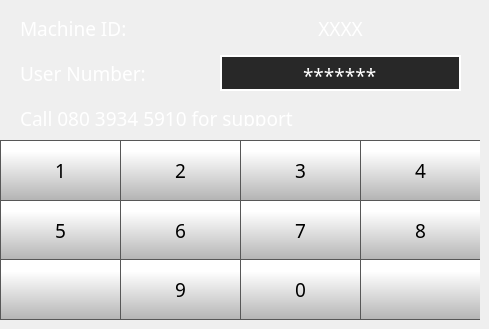
    <widget class="QWidget" name="pgLock">
     <widget class="QLabel" name="passwordlabel_2">
      <property name="geometry">
       <rect>
        <x>20</x>
        <y>20</y>
        <width>171</width>
        <height>16</height>
       </rect>
      </property>
      <property name="font">
       <font>
        <family>Gotham Light</family>
        <pointsize>14</pointsize>
        <weight>50</weight>
        <bold>false</bold>
       </font>
      </property>
      <property name="styleSheet">
       <string notr="true">color: rgb(255, 255, 255);</string>
      </property>
      <property name="text">
       <string>Machine ID:</string>
      </property>
     </widget>
     <widget class="QLineEdit" name="pgLock_pin">
      <property name="geometry">
       <rect>
        <x>220</x>
        <y>55</y>
        <width>241</width>
        <height>36</height>
       </rect>
      </property>
      <property name="font">
       <font>
        <family>Gotham</family>
        <pointsize>14</pointsize>
       </font>
      </property>
      <property name="styleSheet">
       <string notr="true">color: white;
background-color: rgb(40, 40, 40);
selection-color: rgb(40, 40, 40);
padding-top: 5;
border: 2px solid white;</string>
      </property>
      <property name="inputMask">
       <string/>
      </property>
      <property name="text">
       <string>*******</string>
      </property>
      <property name="maxLength">
       <number>8</number>
      </property>
      <property name="frame">
       <bool>false</bool>
      </property>
      <property name="alignment">
       <set>Qt::AlignCenter</set>
      </property>
      <property name="readOnly">
       <bool>true</bool>
      </property>
     </widget>
     <widget class="QLabel" name="pgLock_HID">
      <property name="geometry">
       <rect>
        <x>220</x>
        <y>20</y>
        <width>241</width>
        <height>16</height>
       </rect>
      </property>
      <property name="font">
       <font>
        <family>Gotham Light</family>
        <pointsize>14</pointsize>
        <weight>50</weight>
        <bold>false</bold>
       </font>
      </property>
      <property name="styleSheet">
       <string notr="true">color: rgb(255, 255, 255);</string>
      </property>
      <property name="text">
       <string>XXXX</string>
      </property>
      <property name="alignment">
       <set>Qt::AlignCenter</set>
      </property>
     </widget>
     <widget class="QPushButton" name="pgLock_bt1">
      <property name="geometry">
       <rect>
        <x>0</x>
        <y>140</y>
        <width>120</width>
        <height>60</height>
       </rect>
      </property>
      <property name="font">
       <font>
        <family>Gotham Medium</family>
        <pointsize>14</pointsize>
        <weight>50</weight>
        <bold>false</bold>
       </font>
      </property>
      <property name="styleSheet">
       <string notr="true">QPushButton {
     border: 1px solid rgb(87, 87, 87);
	border-right: none;
border-bottom: none;
	background-color: qlineargradient(spread:pad, x1:0, y1:1, x2:0, y2:0.188, stop:0 rgba(180, 180, 180, 255), stop:1 rgba(255, 255, 255, 255));
    

}

QPushButton:pressed {

    background-color: qlineargradient(x1: 0, y1: 0, x2: 0, y2: 1,
                                      stop: 0 #dadbde, stop: 1 #f6f7fa);
}

QPushButton:flat {
    border: none; /* no border for a flat push button */
}

QPushButton:default {
    border-color: navy; /* make the default button prominent */
}

QPushButton:focus {
	outline: none;
}</string>
      </property>
      <property name="text">
       <string>1</string>
      </property>
     </widget>
     <widget class="QPushButton" name="pgLock_bt7">
      <property name="geometry">
       <rect>
        <x>240</x>
        <y>200</y>
        <width>120</width>
        <height>60</height>
       </rect>
      </property>
      <property name="font">
       <font>
        <family>Gotham Medium</family>
        <pointsize>14</pointsize>
        <weight>50</weight>
        <bold>false</bold>
       </font>
      </property>
      <property name="styleSheet">
       <string notr="true">QPushButton {
     border: 1px solid rgb(87, 87, 87);
	border-right: none;
	background-color: qlineargradient(spread:pad, x1:0, y1:1, x2:0, y2:0.188, stop:0 rgba(180, 180, 180, 255), stop:1 rgba(255, 255, 255, 255));
    

}

QPushButton:pressed {

    background-color: qlineargradient(x1: 0, y1: 0, x2: 0, y2: 1,
                                      stop: 0 #dadbde, stop: 1 #f6f7fa);
}

QPushButton:flat {
    border: none; /* no border for a flat push button */
}

QPushButton:default {
    border-color: navy; /* make the default button prominent */
}

QPushButton:focus {
	outline: none;
}</string>
      </property>
      <property name="text">
       <string>7</string>
      </property>
     </widget>
     <widget class="QPushButton" name="pgLock_bt9">
      <property name="geometry">
       <rect>
        <x>120</x>
        <y>260</y>
        <width>120</width>
        <height>60</height>
       </rect>
      </property>
      <property name="font">
       <font>
        <family>Gotham Medium</family>
        <pointsize>14</pointsize>
        <weight>50</weight>
        <bold>false</bold>
       </font>
      </property>
      <property name="styleSheet">
       <string notr="true">QPushButton {
     border: 1px solid rgb(87, 87, 87);
	border-right: none;
	border-top: none;
	background-color: qlineargradient(spread:pad, x1:0, y1:1, x2:0, y2:0.188, stop:0 rgba(180, 180, 180, 255), stop:1 rgba(255, 255, 255, 255));
    

}

QPushButton:pressed {

    background-color: qlineargradient(x1: 0, y1: 0, x2: 0, y2: 1,
                                      stop: 0 #dadbde, stop: 1 #f6f7fa);
}

QPushButton:flat {
    border: none; /* no border for a flat push button */
}

QPushButton:default {
    border-color: navy; /* make the default button prominent */
}

QPushButton:focus {
	outline: none;
}</string>
      </property>
      <property name="text">
       <string>9</string>
      </property>
     </widget>
     <widget class="QPushButton" name="pgLock_bt8">
      <property name="geometry">
       <rect>
        <x>360</x>
        <y>200</y>
        <width>120</width>
        <height>60</height>
       </rect>
      </property>
      <property name="font">
       <font>
        <family>Gotham Medium</family>
        <pointsize>14</pointsize>
        <weight>50</weight>
        <bold>false</bold>
       </font>
      </property>
      <property name="styleSheet">
       <string notr="true">QPushButton {
     border: 1px solid rgb(87, 87, 87);
	border-right: none;
	background-color: qlineargradient(spread:pad, x1:0, y1:1, x2:0, y2:0.188, stop:0 rgba(180, 180, 180, 255), stop:1 rgba(255, 255, 255, 255));
    

}

QPushButton:pressed {

    background-color: qlineargradient(x1: 0, y1: 0, x2: 0, y2: 1,
                                      stop: 0 #dadbde, stop: 1 #f6f7fa);
}

QPushButton:flat {
    border: none; /* no border for a flat push button */
}

QPushButton:default {
    border-color: navy; /* make the default button prominent */
}

QPushButton:focus {
	outline: none;
}</string>
      </property>
      <property name="text">
       <string>8</string>
      </property>
     </widget>
     <widget class="QPushButton" name="pgLock_btBackspace">
      <property name="geometry">
       <rect>
        <x>0</x>
        <y>260</y>
        <width>120</width>
        <height>60</height>
       </rect>
      </property>
      <property name="font">
       <font>
        <family>Gotham Medium</family>
        <pointsize>14</pointsize>
        <weight>50</weight>
        <bold>false</bold>
       </font>
      </property>
      <property name="styleSheet">
       <string notr="true">QPushButton {
     border: 1px solid rgb(87, 87, 87);
    border-right: none;
	border-top: none;
	background-color: qlineargradient(spread:pad, x1:0, y1:1, x2:0, y2:0.188, stop:0 rgba(180, 180, 180, 255), stop:1 rgba(255, 255, 255, 255));
    

}

QPushButton:pressed {

    background-color: qlineargradient(x1: 0, y1: 0, x2: 0, y2: 1,
                                      stop: 0 #dadbde, stop: 1 #f6f7fa);
}

QPushButton:flat {
    border: none; /* no border for a flat push button */
}

QPushButton:default {
    border-color: navy; /* make the default button prominent */
}

QPushButton:focus {
	outline: none;
}</string>
      </property>
      <property name="text">
       <string/>
      </property>
      <property name="icon">
       <iconset>
        <normaloff>templates/img/backspace-arrow.png</normaloff>templates/img/backspace-arrow.png</iconset>
      </property>
      <property name="iconSize">
       <size>
        <width>35</width>
        <height>35</height>
       </size>
      </property>
     </widget>
     <widget class="QPushButton" name="pgLock_bt5">
      <property name="geometry">
       <rect>
        <x>0</x>
        <y>200</y>
        <width>120</width>
        <height>60</height>
       </rect>
      </property>
      <property name="font">
       <font>
        <family>Gotham Medium</family>
        <pointsize>14</pointsize>
        <weight>50</weight>
        <bold>false</bold>
       </font>
      </property>
      <property name="styleSheet">
       <string notr="true">QPushButton {
     border: 1px solid rgb(87, 87, 87);
	border-right: none;
	background-color: qlineargradient(spread:pad, x1:0, y1:1, x2:0, y2:0.188, stop:0 rgba(180, 180, 180, 255), stop:1 rgba(255, 255, 255, 255));
    

}

QPushButton:pressed {

    background-color: qlineargradient(x1: 0, y1: 0, x2: 0, y2: 1,
                                      stop: 0 #dadbde, stop: 1 #f6f7fa);
}

QPushButton:flat {
    border: none; /* no border for a flat push button */
}

QPushButton:default {
    border-color: navy; /* make the default button prominent */
}

QPushButton:focus {
	outline: none;
}</string>
      </property>
      <property name="text">
       <string>5</string>
      </property>
     </widget>
     <widget class="QPushButton" name="pgLock_bt6">
      <property name="geometry">
       <rect>
        <x>120</x>
        <y>200</y>
        <width>120</width>
        <height>60</height>
       </rect>
      </property>
      <property name="font">
       <font>
        <family>Gotham Medium</family>
        <pointsize>14</pointsize>
        <weight>50</weight>
        <bold>false</bold>
       </font>
      </property>
      <property name="styleSheet">
       <string notr="true">QPushButton {
     border: 1px solid rgb(87, 87, 87);
	border-right: none;
	background-color: qlineargradient(spread:pad, x1:0, y1:1, x2:0, y2:0.188, stop:0 rgba(180, 180, 180, 255), stop:1 rgba(255, 255, 255, 255));
    

}

QPushButton:pressed {

    background-color: qlineargradient(x1: 0, y1: 0, x2: 0, y2: 1,
                                      stop: 0 #dadbde, stop: 1 #f6f7fa);
}

QPushButton:flat {
    border: none; /* no border for a flat push button */
}

QPushButton:default {
    border-color: navy; /* make the default button prominent */
}

QPushButton:focus {
	outline: none;
}</string>
      </property>
      <property name="text">
       <string>6</string>
      </property>
     </widget>
     <widget class="QPushButton" name="pgLock_bt0">
      <property name="geometry">
       <rect>
        <x>240</x>
        <y>260</y>
        <width>120</width>
        <height>60</height>
       </rect>
      </property>
      <property name="font">
       <font>
        <family>Gotham Medium</family>
        <pointsize>14</pointsize>
        <weight>50</weight>
        <bold>false</bold>
       </font>
      </property>
      <property name="styleSheet">
       <string notr="true">QPushButton {
     border: 1px solid rgb(87, 87, 87);
    border-right: none;
	border-top: none;
	background-color: qlineargradient(spread:pad, x1:0, y1:1, x2:0, y2:0.188, stop:0 rgba(180, 180, 180, 255), stop:1 rgba(255, 255, 255, 255));
    

}

QPushButton:pressed {

    background-color: qlineargradient(x1: 0, y1: 0, x2: 0, y2: 1,
                                      stop: 0 #dadbde, stop: 1 #f6f7fa);
}

QPushButton:flat {
    border: none; /* no border for a flat push button */
}

QPushButton:default {
    border-color: navy; /* make the default button prominent */
}

QPushButton:focus {
	outline: none;
}</string>
      </property>
      <property name="text">
       <string>0</string>
      </property>
     </widget>
     <widget class="QPushButton" name="pgLock_bt3">
      <property name="geometry">
       <rect>
        <x>240</x>
        <y>140</y>
        <width>120</width>
        <height>60</height>
       </rect>
      </property>
      <property name="font">
       <font>
        <family>Gotham Medium</family>
        <pointsize>14</pointsize>
        <weight>50</weight>
        <bold>false</bold>
       </font>
      </property>
      <property name="styleSheet">
       <string notr="true">QPushButton {
     border: 1px solid rgb(87, 87, 87);
	border-right: none;
border-bottom: none;
	background-color: qlineargradient(spread:pad, x1:0, y1:1, x2:0, y2:0.188, stop:0 rgba(180, 180, 180, 255), stop:1 rgba(255, 255, 255, 255));
    

}

QPushButton:pressed {

    background-color: qlineargradient(x1: 0, y1: 0, x2: 0, y2: 1,
                                      stop: 0 #dadbde, stop: 1 #f6f7fa);
}

QPushButton:flat {
    border: none; /* no border for a flat push button */
}

QPushButton:default {
    border-color: navy; /* make the default button prominent */
}

QPushButton:focus {
	outline: none;
}</string>
      </property>
      <property name="text">
       <string>3</string>
      </property>
     </widget>
     <widget class="QPushButton" name="pgLock_bt4">
      <property name="geometry">
       <rect>
        <x>360</x>
        <y>140</y>
        <width>120</width>
        <height>60</height>
       </rect>
      </property>
      <property name="font">
       <font>
        <family>Gotham Medium</family>
        <pointsize>14</pointsize>
        <weight>50</weight>
        <bold>false</bold>
       </font>
      </property>
      <property name="styleSheet">
       <string notr="true">QPushButton {
     border: 1px solid rgb(87, 87, 87);
	border-right: none;
border-bottom: none;
	background-color: qlineargradient(spread:pad, x1:0, y1:1, x2:0, y2:0.188, stop:0 rgba(180, 180, 180, 255), stop:1 rgba(255, 255, 255, 255));
    

}

QPushButton:pressed {

    background-color: qlineargradient(x1: 0, y1: 0, x2: 0, y2: 1,
                                      stop: 0 #dadbde, stop: 1 #f6f7fa);
}

QPushButton:flat {
    border: none; /* no border for a flat push button */
}

QPushButton:default {
    border-color: navy; /* make the default button prominent */
}

QPushButton:focus {
	outline: none;
}</string>
      </property>
      <property name="text">
       <string>4</string>
      </property>
     </widget>
     <widget class="QPushButton" name="pgLock_bt2">
      <property name="geometry">
       <rect>
        <x>120</x>
        <y>140</y>
        <width>120</width>
        <height>60</height>
       </rect>
      </property>
      <property name="font">
       <font>
        <family>Gotham Medium</family>
        <pointsize>14</pointsize>
        <weight>50</weight>
        <bold>false</bold>
       </font>
      </property>
      <property name="styleSheet">
       <string notr="true">QPushButton {
     border: 1px solid rgb(87, 87, 87);
	border-right: none;
border-bottom: none;
	background-color: qlineargradient(spread:pad, x1:0, y1:1, x2:0, y2:0.188, stop:0 rgba(180, 180, 180, 255), stop:1 rgba(255, 255, 255, 255));
    

}

QPushButton:pressed {

    background-color: qlineargradient(x1: 0, y1: 0, x2: 0, y2: 1,
                                      stop: 0 #dadbde, stop: 1 #f6f7fa);
}

QPushButton:flat {
    border: none; /* no border for a flat push button */
}

QPushButton:default {
    border-color: navy; /* make the default button prominent */
}

QPushButton:focus {
	outline: none;
}</string>
      </property>
      <property name="text">
       <string>2</string>
      </property>
     </widget>
     <widget class="QPushButton" name="pgLock_btSubmit">
      <property name="geometry">
       <rect>
        <x>360</x>
        <y>260</y>
        <width>120</width>
        <height>60</height>
       </rect>
      </property>
      <property name="font">
       <font>
        <family>Gotham Medium</family>
        <pointsize>14</pointsize>
        <weight>50</weight>
        <bold>false</bold>
       </font>
      </property>
      <property name="styleSheet">
       <string notr="true">QPushButton {
     border: 1px solid rgb(87, 87, 87);
	border-top: none;
	border-right: none;
	background-color: qlineargradient(spread:pad, x1:0, y1:1, x2:0, y2:0.188, stop:0 rgba(180, 180, 180, 255), stop:1 rgba(255, 255, 255, 255));
    

}

QPushButton:pressed {

    background-color: qlineargradient(x1: 0, y1: 0, x2: 0, y2: 1,
                                      stop: 0 #dadbde, stop: 1 #f6f7fa);
}

QPushButton:flat {
    border: none; /* no border for a flat push button */
}

QPushButton:default {
    border-color: navy; /* make the default button prominent */
}

QPushButton:focus {
	outline: none;
}</string>
      </property>
      <property name="text">
       <string/>
      </property>
      <property name="icon">
       <iconset>
        <normaloff>templates/img/verification-mark.png</normaloff>templates/img/verification-mark.png</iconset>
      </property>
      <property name="iconSize">
       <size>
        <width>35</width>
        <height>35</height>
       </size>
      </property>
     </widget>
     <widget class="QLabel" name="passwordlabel_4">
      <property name="geometry">
       <rect>
        <x>20</x>
        <y>65</y>
        <width>191</width>
        <height>16</height>
       </rect>
      </property>
      <property name="font">
       <font>
        <family>Gotham Light</family>
        <pointsize>14</pointsize>
        <weight>50</weight>
        <bold>false</bold>
       </font>
      </property>
      <property name="styleSheet">
       <string notr="true">color: rgb(255, 255, 255);</string>
      </property>
      <property name="text">
       <string>User Number:</string>
      </property>
     </widget>
     <widget class="QLabel" name="passwordlabel_5">
      <property name="geometry">
       <rect>
        <x>20</x>
        <y>110</y>
        <width>441</width>
        <height>16</height>
       </rect>
      </property>
      <property name="font">
       <font>
        <family>Gotham Light</family>
        <pointsize>14</pointsize>
        <weight>50</weight>
        <bold>false</bold>
       </font>
      </property>
      <property name="styleSheet">
       <string notr="true">color: rgb(255, 255, 255);</string>
      </property>
      <property name="text">
       <string>Call 080 3934 5910 for support</string>
      </property>
     </widget>
    </widget>
